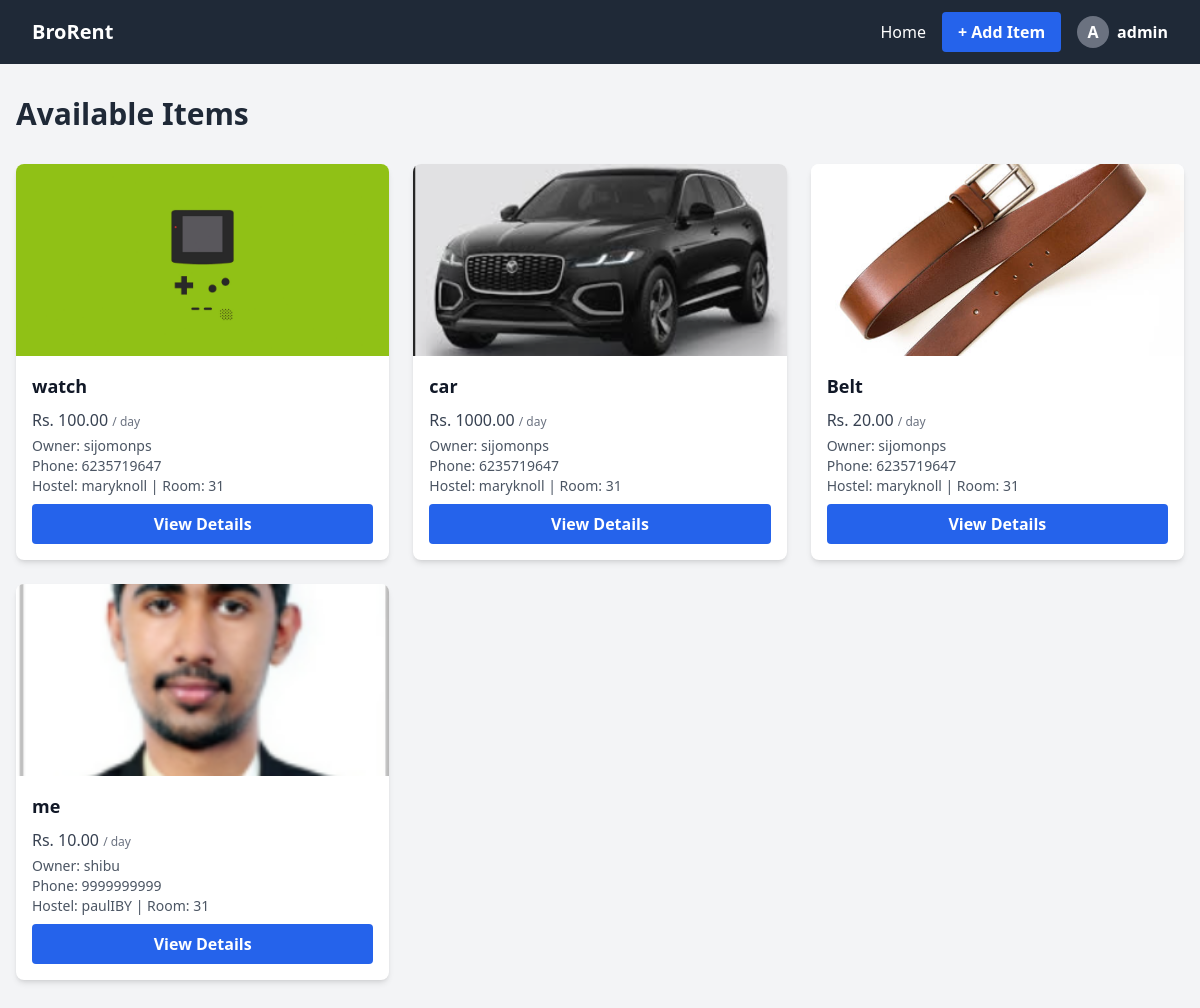
The page / (signed in) on the database its author committed.
### pages/models.py (models this page shows, shortened)
class CustomUser(AbstractUser):
    image = models.ImageField(upload_to='user_images/', blank=True, null=True)
    hostel_name = models.CharField(max_length=100)
    room_number = models.CharField(max_length=20)
    phone_number = models.CharField(max_length=15)

class Item(models.Model):
    name = models.CharField(max_length=100)
    description = models.TextField()
    price = models.DecimalField(max_digits=7, decimal_places=2)
    owner = models.ForeignKey('CustomUser', on_delete=models.CASCADE)
    image = models.ImageField(upload_to='item_images/', blank=True, null=True)
    is_available = models.BooleanField(default=True)
    per_day = models.BooleanField(default=False, help_text='Is this price per day?')
    date_posted = models.DateTimeField(auto_now_add=True)

### pages/views.py (the view)
# urls.py: path('', views.home_page_view, name='home'),
@login_required(login_url='login')
def home_page_view(request):
    all_items_list = Item.objects.all()
    context = {
        'all_items': all_items_list,
    }
    return render(request, 'index.html', context)

### templates/index.html
{% extends 'base.html' %}
{% block content %}
<h1 class="text-3xl font-bold mb-8 text-gray-800">Available Items</h1>
<div class="grid grid-cols-1 sm:grid-cols-2 lg:grid-cols-3 gap-6">
    {% for item in all_items %}
    <div class="bg-white rounded-lg shadow-md overflow-hidden flex flex-col">
        {% if item.image %}
        <img src="{{ item.image.url }}" alt="{{ item.name }}" class="w-full h-48 object-cover">
        {% else %}
        <div class="w-full h-48 bg-gray-200 flex items-center justify-center text-gray-400">No Image</div>
        {% endif %}
        <div class="p-4 flex-1 flex flex-col">
            <h2 class="font-bold text-lg text-gray-900 mb-2">{{ item.name }}</h2>
            <p class="text-gray-700 mb-1">Rs. {{ item.price }}{% if item.per_day %} <span class="text-xs text-gray-500">/ day</span>{% endif %}</p>
            <div class="text-sm text-gray-600 mb-2">
                <div>Owner: {{ item.owner.username }}</div>
                <div>Phone: {{ item.owner.phone_number }}</div>
                <div>Hostel: {{ item.owner.hostel_name }} | Room: {{ item.owner.room_number }}</div>
            </div>
            <a href="{% url 'item_detail' pk=item.pk %}" class="mt-auto bg-blue-600 hover:bg-blue-700 text-white font-semibold py-2 px-4 rounded transition text-center">View Details</a>
        </div>
    </div>
    {% empty %}
    <div class="col-span-full text-center text-gray-500">No items have been listed yet.</div>
    {% endfor %}
</div>
{% endblock %}

### templates/base.html (shortened to what this page needs)
<!DOCTYPE html>
<html lang="en">
<head>
    <script src="https://cdn.tailwindcss.com"></script>
</head>
<body class="bg-gray-100 min-h-screen">
    <nav class="bg-gray-800 text-white">
        <div class="max-w-7xl mx-auto px-4 sm:px-6 lg:px-8">
            <div class="flex items-center justify-between h-16">
                <div class="flex items-center">
                    <span class="font-bold text-xl">BroRent</span>
                </div>
                <div class="flex items-center space-x-4">
                    <a href="/" class="hover:underline">Home</a>
                    <a href="{% url 'item_create' %}" class="bg-blue-600 hover:bg-blue-700 text-white font-semibold py-2 px-4 rounded transition">+ Add Item</a>
                    {% if user.is_authenticated %}
                        <div class="relative group flex items-center space-x-2">
                            {% if user.image %}
                                <img src="{{ user.image.url }}" alt="{{ user.username }}" class="w-8 h-8 rounded-full border-2 border-white object-cover">
                            {% else %}
                                <div class="w-8 h-8 rounded-full bg-gray-500 flex items-center justify-center text-white font-bold">{{ user.username|slice:":1"|upper }}</div>
                            {% endif %}
                            <button class="font-semibold focus:outline-none group-hover:text-blue-300" id="userMenuBtn">{{ user.username }}</button>
                        </div>
                    {% endif %}
                </div>
            </div>
        </div>
    </nav>
    <main class="max-w-7xl mx-auto py-8 px-4">
        {% block content %}{% endblock %}
    </main>
</body>
</html>

### rows shown on the page
CustomUser: username "A", username "admin"
Item: image (picture), name "watch", price "100.00", per_day "/ day", owner.username "sijomonps", owner.phone_number "6235719647", owner.hostel_name "maryknoll", owner.room_number "31"
Item: image (picture), name "car", price "1000.00", per_day "/ day", owner.username "sijomonps", owner.phone_number "6235719647", owner.hostel_name "maryknoll", owner.room_number "31"
Item: image (picture), name "Belt", price "20.00", per_day "/ day", owner.username "sijomonps", owner.phone_number "6235719647", owner.hostel_name "maryknoll", owner.room_number "31"
Item: image (picture), name "me", price "10.00", per_day "/ day", owner.username "shibu", owner.phone_number "9999999999", owner.hostel_name "paulIBY", owner.room_number "31"
